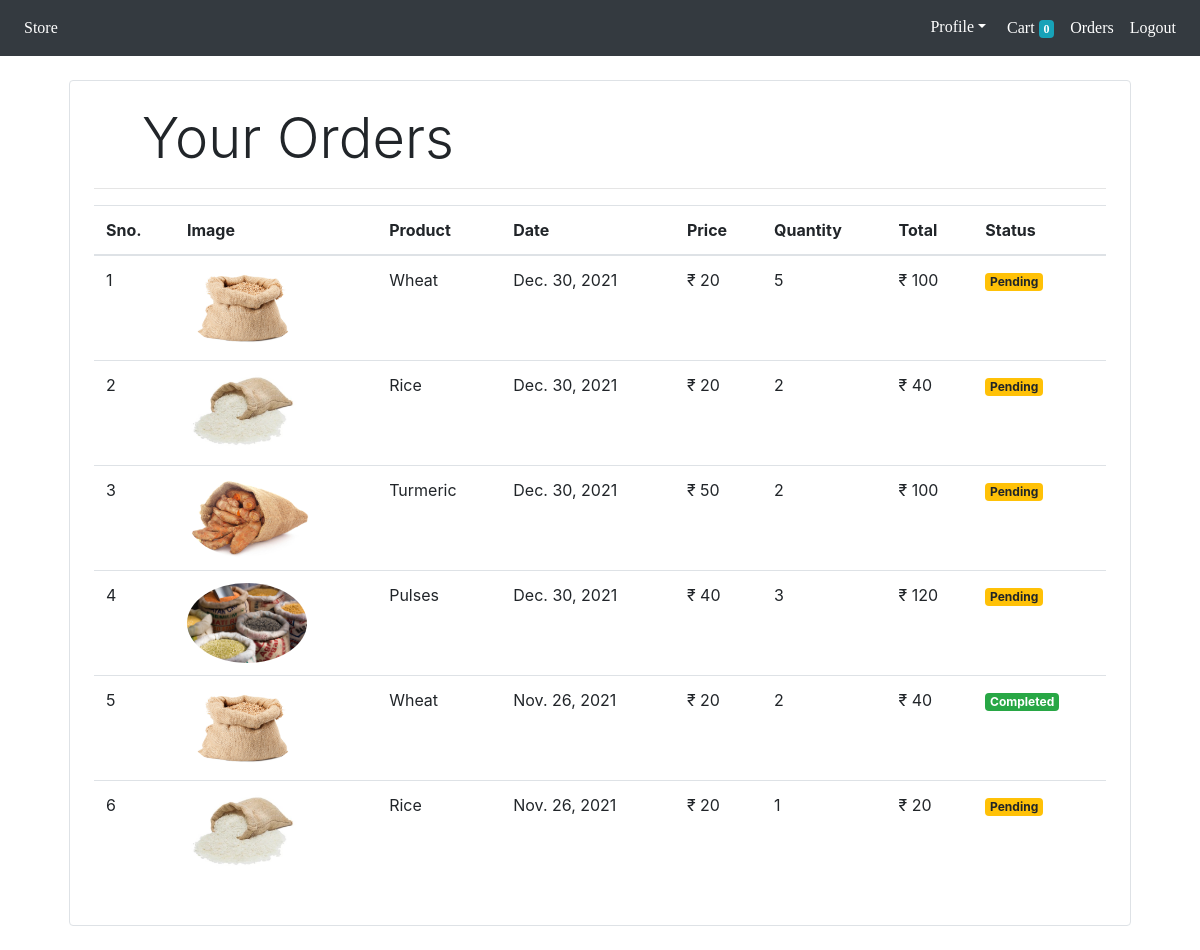
/orders (signed in), run on the app's committed database.
### store/models/orders.py (models this page shows, shortened)
class Order(models.Model):
    product = models.ForeignKey(Product,on_delete=models.CASCADE)
    customer = models.ForeignKey(Customer,on_delete=models.CASCADE)
    quantity = models.IntegerField(default=1)
    price = models.IntegerField()
    address = models.CharField(max_length=50, default='', blank=True)
    phone = models.CharField(max_length=50, default='', blank=True)
    date = models.DateField(default=datetime.datetime.today)
    status = models.BooleanField(default=False)
    @staticmethod
    def get_orders_by_customer(customer_id):
        return Order.objects.filter(customer=customer_id).order_by('-date')

### store/models/product.py (models this page shows, shortened)
class Product(models.Model):
    name=models.CharField(max_length=50)
    price=models.IntegerField(default=0)
    description=models.CharField(max_length=200)
    image=models.ImageField(upload_to='products/')
    category=models.ForeignKey(Category,on_delete=models.CASCADE,default=1)

### store/views.py (the view)
# urls.py: path('orders',orders,name='orders'),
def orders(request):
    customer = request.session.get('customer_id')
    orders = Order.get_orders_by_customer(customer)
    print(orders)
    return render(request , 'orders.html'  , {'orders' : orders})

### store/templatetags/custom_filter.py (called while the page is built)
@register.filter(name='currency')
def currency(number):
    return "₹ "+str(number)

@register.filter(name='multiply')
def multiply(number , number1):
    return number * number1

### store/templates/orders.html (shortened to what this page needs)
<!DOCTYPE html>
<html>
<head>
	  <link rel="stylesheet" href="https://maxcdn.bootstrapcdn.com/bootstrap/4.1.3/css/bootstrap.min.css">
	  <link rel="stylesheet" href="https://cdnjs.cloudflare.com/ajax/libs/font-awesome/4.7.0/css/font-awesome.min.css">
</head>
<body>
<nav class="navbar navbar-expand-lg navbar-dark bg-dark">
  <div class="collapse navbar-collapse" id="navbarSupportedContent">
    <ul class="navbar-nav mr-auto">
      <li class="nav-item">
        <a class="nav-link" href="/" style="font-family:'Times New Roman';color:white;">Store</a>
      </li>
	</ul>
	<ul class="nav navbar-nav navbar-right">
      <li class="dropdown" style="font-family:'Times New Roman';color:white;"><a class="btn dropdown-toggle" data-toggle="dropdown">Profile</a>
      {% if request.session.customer_id != None%}
      <li class="nav-item">
        <a class="nav-link" href="/cart" style="font-family:'Times New Roman';color:white;">Cart  <span class="badge badge-info">{{request.session.cart.keys|length}}</span></a>
      </li>
      <li class="nav-item">
        <a class="nav-link" href="/orders" style="font-family:'Times New Roman';color:white;">Orders</a>
      </li>
      <li class="nav-item">
        <a class="nav-link" href="/logout" style="font-family:'Times New Roman';color:white;">Logout</a>
      </li>
    {% endif %}
  </div>
</nav>
{% load cart %}
{% load custom_filter %}
<div class="container">
    <div class="border rounded p-4 m-4">
         <p class="display-4 pl-4 ml-4">Your Orders</p>
         <hr>
         <table class="table">
             <thead>
                 <tr>
                     <th>Sno.</th>
                     <th>Image</th>
                     <th>Product</th>
                     <th>Date</th>
                     <th>Price</th>
                     <th>Quantity</th>
                     <th>Total</th>
                     <th>Status</th>
                 </tr>
             </thead>
             <tbody>
                 {% for order in orders %}
                 <tr>
                     <td>{{forloop.counter}}</td>
                     <td><img style="height: 80px;" class="rounded-circle" src="{{order.product.image.url}}" alt=""></td>
                     <td>{{order.product.name}}</td>
                     <td>{{order.date}}</td>
                     <td>{{order.price|currency}}</td>
                     <td>{{order.quantity}}</td>
                     <td>{{order.quantity|multiply:order.price|currency}}</td>
                     {% if order.status %}
                     <td><small class="badge badge-success">Completed</small></td>
                     {%else%}
                     <td><small class="badge badge-warning">Pending</small></td>
                     {% endif %}
                 </tr>
                 {% endfor %}
             </tbody>
         </table>
    </div>
 </div>
</body>
</html>

### data on the page
Order: product.image (picture), product.name "Wheat", date "Dec. 30, 2021", price "₹ 20", quantity "5", quantity|multiply "₹ 100", status "Pending"
Order: product.image (picture), product.name "Rice", date "Dec. 30, 2021", price "₹ 20", quantity "2", quantity|multiply "₹ 40", status "Pending"
Order: product.image (picture), product.name "Turmeric", date "Dec. 30, 2021", price "₹ 50", quantity "2", quantity|multiply "₹ 100", status "Pending"
Order: product.image (picture), product.name "Pulses", date "Dec. 30, 2021", price "₹ 40", quantity "3", quantity|multiply "₹ 120", status "Pending"
Order: product.image (picture), product.name "Wheat", date "Nov. 26, 2021", price "₹ 20", quantity "2", quantity|multiply "₹ 40", status "Completed"
Order: product.image (picture), product.name "Rice", date "Nov. 26, 2021", price "₹ 20", quantity "1", quantity|multiply "₹ 20", status "Pending"

### other printed values
{{ request.session.cart.keys|length }} "0"
